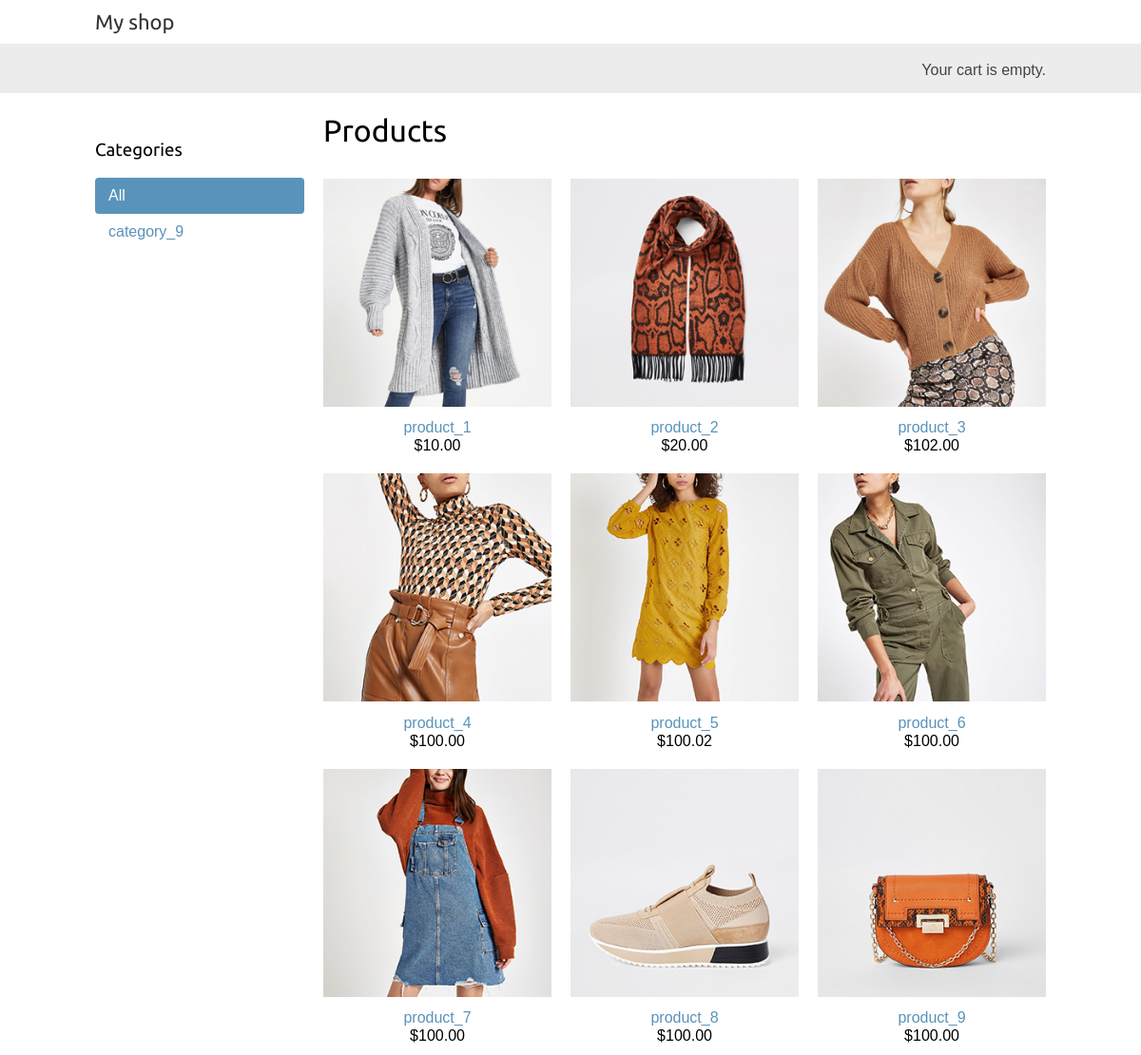
The page / on the database its author committed.
### shop/models.py (models this page shows, shortened)
class Category(models.Model):
    name = models.CharField(max_length=200)
    slug = models.SlugField(max_length=200,
                            unique=True)
    class Meta:
        ordering = ['name']
        indexes = [
            models.Index(fields=['name']),
        ]
        verbose_name = 'category'
        verbose_name_plural = 'categories'
    def get_absolute_url(self):
        return reverse('shop:product_list_by_category',
                       args=[self.slug])

class Product(models.Model):
    category = models.ForeignKey(Category,
                                 related_name='products',
                                 on_delete=models.CASCADE)
    name = models.CharField(max_length=200)
    slug = models.SlugField(max_length=200)
    image = models.ImageField(upload_to='products/%Y/%m/%d',
                              blank=True)
    description = models.TextField(blank=True)
    price = models.DecimalField(max_digits=10,
                                decimal_places=2)
    quantinty = models.BigIntegerField()
    available = models.BooleanField(default=True)
    created = models.DateTimeField(auto_now_add=True)
    updated = models.DateTimeField(auto_now=True)
    class Meta:
        ordering = ['name']
        indexes = [
            models.Index(fields=['id', 'slug']),
            models.Index(fields=['name']),
            models.Index(fields=['-created']),
        ]
    def get_absolute_url(self):
        return reverse('shop:product_detail',
                       args=[self.id, self.slug])

### shop/views.py (the view)
# urls.py: path('', views.product_list, name='product_list'),
def product_list(request, category_slug=None):
    category = None
    categories = Category.objects.all()
    products = Product.objects.filter(available=True)
    if category_slug:
        category = get_object_or_404(Category,
                                     slug=category_slug)
        products = products.filter(category=category)
    return render(request,
                  'shop/product/list.html',
                  {'category': category,
                   'categories': categories,
                   'products': products})

### cart/cart.py (called while the page is built)
    def __len__(self):
        return sum(item['quantity'] for item in self.cart.values())

### cart/context_processors.py (called while the page is built)
def cart(request):
    return {'cart': Cart(request)}

### shop/templates/shop/product/list.html (shortened to what this page needs)
{% extends "shop/base.html" %}
{% load static %}
{% block content %}
  <div id="sidebar">
    <h3>Categories</h3>
    <ul>
      <li {% if not category %}class="selected"{% endif %}>
        <a href="{% url "shop:product_list" %}">All</a>
      </li>
      {% for c in categories %}
        <li >
          <a href="{{ c.get_absolute_url }}">{{ c.name }}</a>
        </li>
      {% endfor %}
    </ul>
  </div>
  <div id="main" class="product-list">
    <h1>{% if category %}{{ category.name }}{% else %}Products
    {% endif %}</h1>
    {% for product in products %}
      <div class="item">
        <a href="{{ product.get_absolute_url }}">
          <img src="{% if product.image %}{{ product.image.url }}{% else %}{% static "img/no_image.png" %}{% endif %}">
        </a>
        <a href="{{ product.get_absolute_url }}">{{ product.name }}</a>
        <br>
        ${{ product.price }}
      </div>
    {% endfor %}
  </div>
{% endblock %}

### shop/templates/shop/base.html (shortened to what this page needs)
{% load static %}
<!DOCTYPE html>
<html>
  <head>
    <link href="{% static "css/base.css" %}" rel="stylesheet">
  </head>
  <body>
    <div id="header">
      <a href="/" class="logo">My shop</a>
    </div>
    <div id="subheader">
      <div class="cart">
        {% with total_items=cart|length %}
        {% if total_items > 0 %}
          Your cart:
          <a href="{% url "cart:cart_detail" %}">
            {{ total_items }} item{{ total_items|pluralize }},
            ${{ cart.get_total_price }}
          </a>
        {% else %}
          Your cart is empty.
        {% endif %}
        {% endwith %}
      </div>
    </div>
    <div id="content">
      {% block content %}
      {% endblock %}
    </div>
  </body>
</html>

### shop/static/css/base.css (style rules this page uses)
body { margin:0; padding:0; font-family:helvetica, sans-serif; }
h1, h2, h3, h4, h5 , h6 { font-family: 'Ubuntu', sans-serif; font-weight:normal; }
a { text-decoration:none; color:#5993bb; }
#header { padding:10px 100px; font-size:18px; overflow:auto; }
#subheader { background:#ececec; color:#444; padding:15px 100px; overflow:auto; }
#header .logo { font-family: 'Ubuntu', sans-serif; float:left; color:#333; font-size:22px; margin-right:10%; }
#subheader .cart { float:right; padding-top:4px; }
#content { padding:0 100px; overflow:hidden; }
#sidebar { width:220px; padding:30px 20px 0 0; float:left; }
#sidebar ul { margin:0; padding:0; }
#sidebar ul li { margin:0; list-style:none; padding:10px 14px; }
#sidebar ul li a { display:block; }
#sidebar ul li.selected { background:#5993bb; border-radius:4px; }
#sidebar ul li.selected a { color:#fff; }
#main { float:left; width: 96%; margin-right:-220px; overflow:hidden; }
.product-list .item { width:25%; padding:10px 20px 10px 0; float:left; text-align:center; line-height:1.2; }
.product-list .item img { width:100%; margin-bottom:8px; }

### rows shown on the page
Category: name "category_9"
Product: image (picture), name "product_1", price "10.00"
Product: image (picture), name "product_2", price "20.00"
Product: image (picture), name "product_3", price "102.00"
Product: image (picture), name "product_4", price "100.00"
Product: image (picture), name "product_5", price "100.02"
Product: image (picture), name "product_6", price "100.00"
Product: image (picture), name "product_7", price "100.00"
Product: image (picture), name "product_8", price "100.00"
Product: image (picture), name "product_9", price "100.00"
